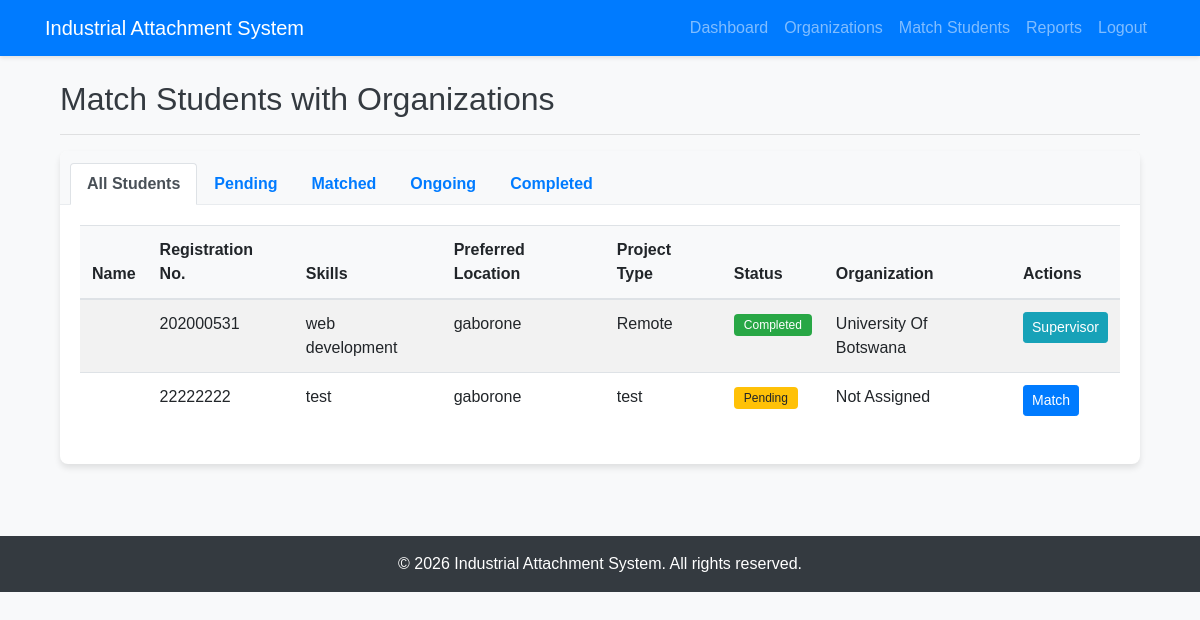
/pages/coordinator/match_students.php (signed in), run on the app's committed database.
### tables this page shows
CREATE TABLE `students` (
  `student_id` int(11) NOT NULL,
  `user_id` int(11) NOT NULL,
  `full_name` varchar(100) NOT NULL,
  `registration_number` varchar(20) NOT NULL,
  `phone` varchar(20) NOT NULL,
  `skills` text DEFAULT NULL,
  `preferred_location` varchar(100) DEFAULT NULL,
  `preferred_project_type` text DEFAULT NULL,
  `attachment_status` enum('pending','matched','ongoing','completed') DEFAULT 'pending',
  `organization_id` int(11) DEFAULT NULL
);

CREATE TABLE `organizations` (
  `organization_id` int(11) NOT NULL,
  `user_id` int(11) NOT NULL,
  `name` varchar(100) NOT NULL,
  `location` varchar(100) NOT NULL,
  `contact_person` varchar(100) NOT NULL,
  `contact_email` varchar(100) NOT NULL,
  `contact_phone` varchar(20) NOT NULL,
  `description` text DEFAULT NULL,
  `is_approved` varchar(50) NOT NULL
);

### pages/coordinator/match_students.php (the view, shortened to what this page needs)
<?php
require_once '../../config/db_connect.php';
$filter = isset($_GET['filter']) ? $_GET['filter'] : 'all';
$students_query = "SELECT s.*, o.name as organization_name
                  FROM students s
                  LEFT JOIN organizations o ON s.organization_id = o.organization_id";
$students_query .= " ORDER BY s.full_name ASC";
$students_result = $conn->query($students_query);
include '../../includes/header.php';
?>
<div class="container-fluid">
    <div class="row">
        <div class="col-md-12">
            <h2>Match Students with Organizations</h2>
            <hr>
            <div class="card mb-4">
                <div class="card-header bg-light">
                    <ul class="nav nav-tabs card-header-tabs">
                        <li class="nav-item">
                            <a class="nav-link <?php echo $filter === 'all' ? 'active' : ''; ?>" href="match_students.php">All Students</a>
                        </li>
                        <li class="nav-item">
                            <a class="nav-link <?php echo $filter === 'pending' ? 'active' : ''; ?>" href="match_students.php?filter=pending">Pending</a>
                        </li>
                        <li class="nav-item">
                            <a class="nav-link <?php echo $filter === 'matched' ? 'active' : ''; ?>" href="match_students.php?filter=matched">Matched</a>
                        </li>
                        <li class="nav-item">
                            <a class="nav-link <?php echo $filter === 'ongoing' ? 'active' : ''; ?>" href="match_students.php?filter=ongoing">Ongoing</a>
                        </li>
                        <li class="nav-item">
                            <a class="nav-link <?php echo $filter === 'completed' ? 'active' : ''; ?>" href="match_students.php?filter=completed">Completed</a>
                        </li>
                    </ul>
                </div>
                <div class="card-body">
                    <div class="table-responsive">
                        <table class="table table-striped">
                            <thead>
                                <tr>
                                    <th>Name</th>
                                    <th>Registration No.</th>
                                    <th>Skills</th>
                                    <th>Preferred Location</th>
                                    <th>Project Type</th>
                                    <th>Status</th>
                                    <th>Organization</th>
                                    <th>Actions</th>
                                </tr>
                            </thead>
                            <tbody>
                                <?php if ($students_result && $students_result->num_rows > 0): ?>
                                    <?php while ($student = $students_result->fetch_assoc()): ?>
                                        <tr>
                                            <td><?php echo $student['full_name']; ?></td>
                                            <td><?php echo $student['registration_number']; ?></td>
                                            <td><?php echo $student['skills']; ?></td>
                                            <td><?php echo $student['preferred_location']; ?></td>
                                            <td><?php echo $student['preferred_project_type']; ?></td>
                                            <td>
                                                <?php
                                                    $status_class = '';
                                                    switch ($student['attachment_status']) {
                                                        case 'pending': $status_class = 'badge-warning'; break;
                                                        case 'completed': $status_class = 'badge-success'; break;
                                                    }
                                                ?>
                                                <span class="badge <?php echo $status_class; ?>">
                                                    <?php echo ucfirst($student['attachment_status']); ?>
                                                </span>
                                            </td>
                                            <td><?php echo isset($student['organization_name']) ? $student['organization_name'] : 'Not Assigned'; ?></td>
                                            <td>
                                                <?php if ($student['attachment_status'] === 'pending'): ?>
                                                    <button type="button" class="btn btn-sm btn-primary"
                                                            data-toggle="modal"
                                                            data-target="#matchStudentModal<?php echo $student['student_id']; ?>">
                                                        Match
                                                    </button>
                                                <?php else: ?>
                                                    <button type="button" class="btn btn-sm btn-info"
                                                            data-toggle="modal"
                                                            data-target="#assignSupervisorModal<?php echo $student['student_id']; ?>">
                                                        Supervisor
                                                    </button>
                                                <?php endif; ?>
                                            </td>
                                        </tr>
                                    <?php endwhile; ?>
                                <?php else: ?>
                                    <tr>
                                        <td colspan="8" class="text-center">No students found</td>
                                    </tr>
                                <?php endif; ?>
                            </tbody>
                        </table>
                    </div>
                </div>
            </div>
        </div>
    </div>
</div>
<?php
include '../../includes/footer.php';
?>

### assets/css/style.css (style rules this page uses)
body { font-family: 'Arial', sans-serif; background-color: #f8f9fa; color: #343a40; padding-bottom: 50px; }
.card { border: none; border-radius: 8px; box-shadow: 0 4px 6px rgba(0, 0, 0, 0.1); margin-bottom: 20px; overflow: hidden; }
.card-header { background-color: #f8f9fa; border-bottom: 1px solid #e9ecef; font-weight: 600; }
.btn-primary { background-color: #007bff; border-color: #007bff; }
.table { background-color: #fff; }
.table thead th { background-color: #f8f9fa; border-bottom: 2px solid #dee2e6; font-weight: 600; }
.badge { padding: 5px 10px; font-weight: 500; border-radius: 4px; }
.badge-success { background-color: #28a745; }
.badge-warning { background-color: #ffc107; color: #212529; }

### data on the page
students: registration_number "202000531", skills "web development", preferred_location "gaborone", preferred_project_type "Remote", attachment_status "Completed", organization.name "University Of Botswana"
students: registration_number "22222222", skills "test", preferred_location "gaborone", preferred_project_type "test", attachment_status "Pending", shows "Not Assigned"
